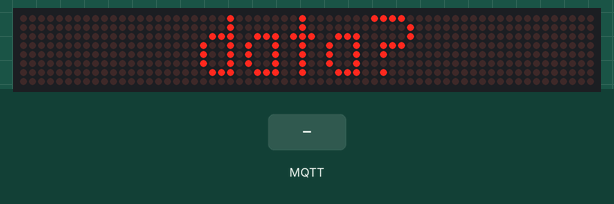
Simulated run of this sketch. Board: ESP8266 (NodeMCU). On the bench: 64×8 LED matrix. The inputs (shaded band) are chosen by the test bench. WiFi joins after 1.5 s; servers stay silent unless stated; no MQTT or app messages arrive unless stated; what the sketch prints to the serial monitor is not drawn.

Above: at 4.7 s.
4.8 s: MQTT message "1" arrives on the first subscribed topic
At 4.87 s:
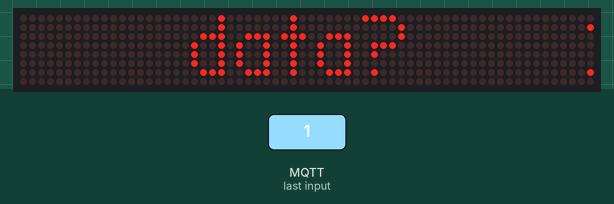
6.5 s: MQTT message "on" arrives on the first subscribed topic
At 6.56 s:
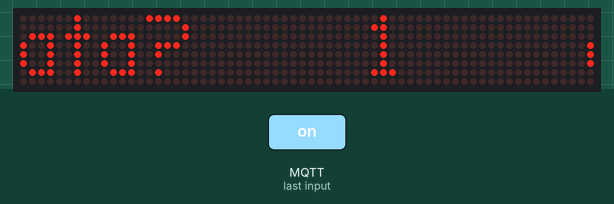
8.2 s: MQTT message "off" arrives on the first subscribed topic
At 8.24 s:
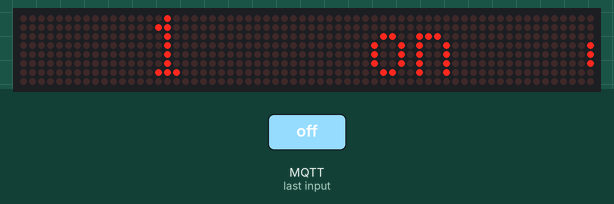

Measured:
- after the input at 4.8 s, the display: changes after 0.07 s (image 1)
- after the input at 6.5 s, the display: changes after 0.05 s (image 2)
- after the input at 8.2 s, the display: changes at once (image 3)

The sketch:

dotmatrixMQTT.ino
```cpp
//--------------------- DOTMATRIX -------------------
#include <MD_Parola.h>
#include <MD_MAX72xx.h>
#include <SPI.h>
#include <PubSubClient.h>
#include <ESP8266WiFi.h>
#define HARDWARE_TYPE MD_MAX72XX::FC16_HW
#define MAX_DEVICES 8
#define CLK_PIN   D7
#define DATA_PIN  D5
#define CS_PIN    D6
MD_Parola P = MD_Parola(HARDWARE_TYPE, DATA_PIN, CLK_PIN, CS_PIN, MAX_DEVICES);
char display[20];

//Scrolling
#define  BUF_SIZE  500
char newMessage[BUF_SIZE] = { " " };
char prevMessage[BUF_SIZE] = { " " };
uint8_t scrollSpeed = 70;    // default frame delay value
textEffect_t scrollEffect = PA_SCROLL_LEFT;
textPosition_t scrollAlign = PA_LEFT;
uint16_t scrollPause = 0; // in milliseconds

// ---------------------- WiFi -------------------------
#include <WiFiUdp.h>
const char *ssid     = "";
const char *password = "";


//----------------------- MQTT -------------------------
const char* mqtt_server = "80.240.20.56";
const char* mqtt_client = "";
const char* mqtt_topic = "";
WiFiClient espClient;
PubSubClient client(espClient);
//------------------------------------------------------

void reconnect() {
    while (!client.connected()) {
        Serial.print("Reconnecting...");
        if (!client.connect(mqtt_client)) {
            Serial.print("failed, rc=");
            Serial.print(client.state());
            Serial.println(" retrying in 5 seconds");
            delay(5000);
        }
    }
    client.subscribe(mqtt_topic);
    Serial.println("mqtt reconnected");

}

void callback(char* topic, byte* payload, unsigned int length) {
    Serial.print("Received message [");
    Serial.print(topic);
    Serial.print("] ");

    static char *cp = newMessage;
    for (int i = 0; i < length; i++) {
        Serial.print((char)payload[i]);
        *cp = (char)payload[i];
        cp++;
    }
    *cp = '\0';
    cp = newMessage;

    //check if new message
    if (strcmp(newMessage, prevMessage) != 0){
      strcpy(prevMessage, newMessage);
      Serial.println();
      P.displayText(newMessage, scrollAlign, scrollSpeed, scrollPause, scrollEffect, scrollEffect);
      P.displayAnimate();
     }
}


void setup(void)
{
Serial.begin(9600);
while(!Serial);

Serial.println("Setup");
//DOTMATRIX

P.begin();
P.begin();
P.setIntensity(1);

//WiFi
WiFi.begin(ssid, password);

P.displayText("wifi?", PA_CENTER, 0, 0, PA_PRINT, PA_NO_EFFECT);
P.displayAnimate();
delay(500);
while ( WiFi.status() != WL_CONNECTED ) {
    delay ( 500 );
    Serial.print ( "." );
}
P.displayText("wifi!", PA_CENTER, 0, 0, PA_PRINT, PA_NO_EFFECT);
P.displayAnimate();
delay(500);


//MQTT
P.displayText("mqtt?", PA_CENTER, 0, 0, PA_PRINT, PA_NO_EFFECT);
P.displayAnimate();
delay(500);
client.setServer(mqtt_server, 1883);
client.setCallback(callback);

while (!client.connect(mqtt_client)) {
    Serial.println("Connecting to MQTT...");
    if (client.connected()) {
      Serial.println("connected");
    } else {

      Serial.print("failed with state ");
      Serial.print(client.state());
      delay(2000);
    }
 }
 client.subscribe(mqtt_topic);
 P.displayText("mqtt!", PA_CENTER, 0, 0, PA_PRINT, PA_NO_EFFECT);
P.displayAnimate();
delay(500);

P.displayText("data?", PA_CENTER, 0, 0, PA_PRINT, PA_NO_EFFECT);
P.displayAnimate();
delay(500);
}


void loop(void){
//MQTT
if (!client.connected()) {
        reconnect();
}
client.loop();

//Scrolling
if (P.displayAnimate())
{
    P.displayReset();
}
}
```
